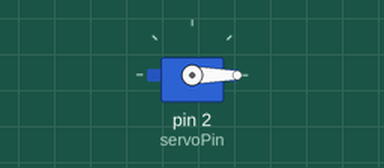
Bench run of a sketch on a simulated Arduino Uno, built with avr-gcc and run on an emulated ATmega328P. On the bench: servo.

Above: at 0.05 s.
Timing chart, 0 to 4.6 s (numbered marks = the images above):
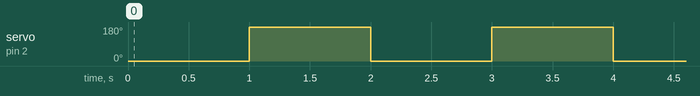

Measured:
- by itself, servo on pin 2 (servoPin): alternates 180° for 1.0 s and 0° for 1.0 s

The sketch:

servoControl.ino
```cpp
#include <Servo.h>

int servoPin = 2; //D9 ESP8266

Servo Servo1;
void setup() {
   Servo1.attach(servoPin);
}
void loop(){
   Servo1.write(0);
   delay(1000);
   Servo1.write(180);
   delay(1000);
}
```
